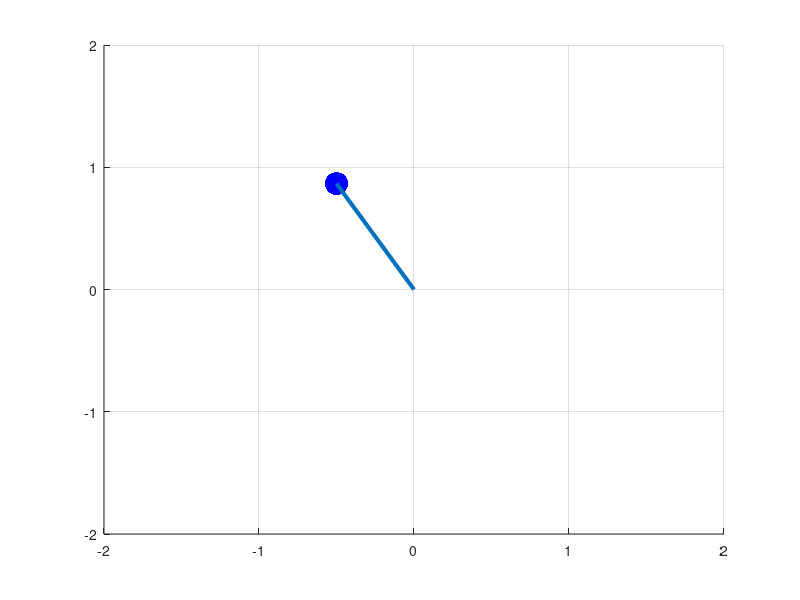

Here is the MATLAB script that generated this plot:
clf;
clear;
figure(1);
axis([-2,2,-2,2]);
grid on;

initial_ang_pos = pi/2;
final_ang_pos = 2*pi/3;
ang_pos = pi/2;

hold on;
XY_end_pos = [cos(ang_pos),sin(ang_pos)];
plot(XY_end_pos(1),XY_end_pos(2),'b.','MarkerSize',50);
plot([0,XY_end_pos(1)],[0,XY_end_pos(2)],'LineWidth',3);
hold off;
drawnow;

for n=1:100
    ang_pos = ang_pos+(final_ang_pos-initial_ang_pos)/100;
    XY_end_pos = [cos(ang_pos),sin(ang_pos)];
    
    cla(gca);
    hold on;
    plot(XY_end_pos(1),XY_end_pos(2),'b.','MarkerSize',50);    
    plot([0,XY_end_pos(1)],[0,XY_end_pos(2)],'LineWidth',3);
    hold off;
    drawnow;
end
